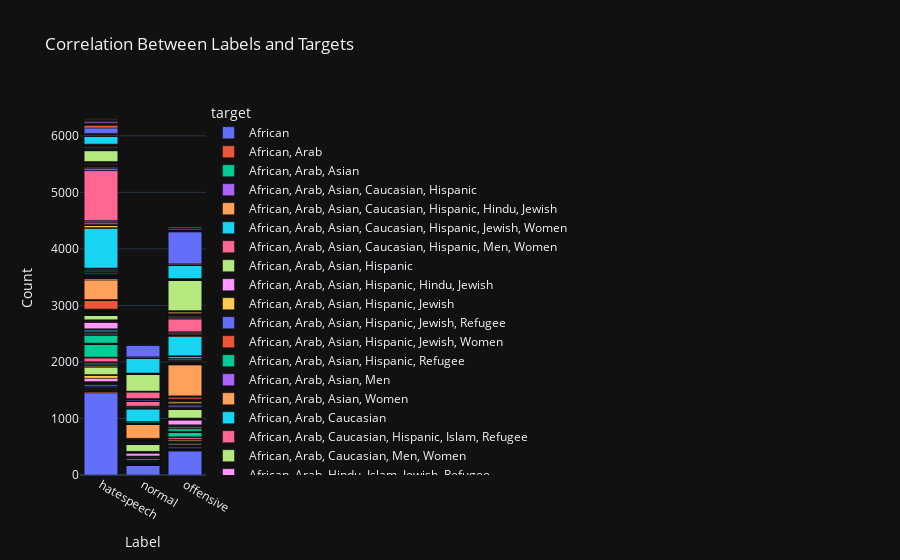

The code cell stored with this chart in its notebook:
### Markdown cell above
def plot_distributions(df):
    columns_to_plot = df.columns[1:]
    plt.figure(figsize=(15, 10))
    for i, column in enumerate(columns_to_plot, 1):
        plt.subplot(2, 3, i)  # Adjust the grid as needed (2 rows, 3 columns in this case)
        df[column].value_counts().plot(kind='bar')
        plt.title(f'Distribution of {column}')
        plt.xlabel(column)
        plt.ylabel('Count')
    plt.tight_layout()
    plt.show()

plot_distributions(data)

### Code cell
# Create a crosstab to show the relationship between labels and targets
label_target_crosstab = pd.crosstab(data['majority_label'], data['target'])

# Convert the crosstab to a long-form dataframe for Plotly
crosstab_long = label_target_crosstab.reset_index().melt(id_vars='majority_label')

# Create a stacked bar plot
fig = px.bar(crosstab_long, x='majority_label', y='value', color='target',
             labels={'value':'Count', 'majority_label':'Label'}, 
             title='Correlation Between Labels and Targets', template='plotly_dark')

# Show the plot
fig.show()
